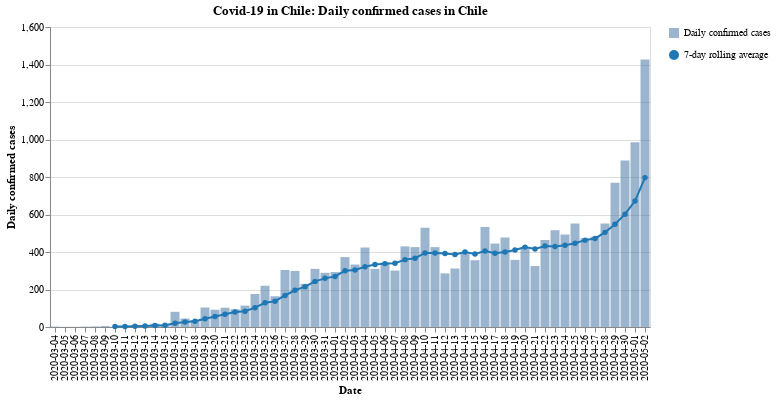

The notebook cell saved with this chart:
### Code cell
#hide_input
bars, line = my_cases_plot(region)
(bars + line).properties(
    title=f'Covid-19 in Chile: Daily confirmed cases in Chile',
    width=600
)

### Figure 1 — Vega-Lite specification as saved in the notebook (floating-point values rounded to 4 significant figures)
{"config": {"view": {"continuousWidth": 400, "continuousHeight": 300}}, "layer": [{"mark": {"type": "bar", "opacity": 0.7}, "encoding": {"opacity": {"type": "nominal", "field": "Daily confirmed cases", "legend": {"title": ""}}, "tooltip": [{"type": "nominal", "field": "Date"}, {"type": "quantitative", "field": "Confirmed cases"}], "x": {"type": "nominal", "axis": {"title": "Date"}, "field": "Date"}, "y": {"type": "quantitative", "axis": {"title": "Daily confirmed cases"}, "field": "Confirmed cases"}}}, {"mark": {"type": "line", "color": "#1f77b4", "point": {"filled": true, "fill": "#1f77b4"}}, "encoding": {"shape": {"type": "nominal", "field": "7-day rolling average", "legend": {"title": ""}}, "x": {"type": "nominal", "axis": {"title": "Date"}, "field": "Date"}, "y": {"type": "quantitative", "field": "Rolling"}}}], "data": {"name": "data-b4b67e5d814eb86e461d34b3f12bd24f"}, "title": "Covid-19 in Chile: Daily confirmed cases in Chile", "width": 600, "$schema": "https://vega.github.io/schema/vega-lite/v4.8.1.json", "datasets": {"data-b4b67e5d814eb86e461d34b3f12bd24f": [{"Date": "2020-03-04", "Confirmed cases": 2, "Rolling": null, "Daily confirmed cases": "Daily confirmed cases", "7-day rolling average": "7-day rolling average"}, {"Date": "2020-03-05", "Confirmed cases": 1, "Rolling": null, "Daily confirmed cases": "Daily confirmed cases", "7-day rolling average": "7-day rolling average"}, {"Date": "2020-03-06", "Confirmed cases": 1, "Rolling": null, "Daily confirmed cases": "Daily confirmed cases", "7-day rolling average": "7-day rolling average"}, {"Date": "2020-03-07", "Confirmed cases": 2, "Rolling": null, "Daily confirmed cases": "Daily confirmed cases", "7-day rolling average": "7-day rolling average"}, {"Date": "2020-03-08", "Confirmed cases": 3, "Rolling": null, "Daily confirmed cases": "Daily confirmed cases", "7-day rolling average": "7-day rolling average"}, {"Date": "2020-03-09", "Confirmed cases": 5, "Rolling": null, "Daily confirmed cases": "Daily confirmed cases", "7-day rolling average": "7-day rolling average"}, {"Date": "2020-03-10", "Confirmed cases": 2, "Rolling": 2.286, "Daily confirmed cases": "Daily confirmed cases", "7-day rolling average": "7-day rolling average"}, {"Date": "2020-03-11", "Confirmed cases": 6, "Rolling": 2.857, "Daily confirmed cases": "Daily confirmed cases", "7-day rolling average": "7-day rolling average"}, {"Date": "2020-03-12", "Confirmed cases": 10, "Rolling": 4.143, "Daily confirmed cases": "Daily confirmed cases", "7-day rolling average": "7-day rolling average"}, {"Date": "2020-03-13", "Confirmed cases": 10, "Rolling": 5.429, "Daily confirmed cases": "Daily confirmed cases", "7-day rolling average": "7-day rolling average"}, {"Date": "2020-03-14", "Confirmed cases": 18, "Rolling": 7.714, "Daily confirmed cases": "Daily confirmed cases", "7-day rolling average": "7-day rolling average"}, {"Date": "2020-03-15", "Confirmed cases": 14, "Rolling": 9.286, "Daily confirmed cases": "Daily confirmed cases", "7-day rolling average": "7-day rolling average"}, {"Date": "2020-03-16", "Confirmed cases": 81, "Rolling": 20.14, "Daily confirmed cases": "Daily confirmed cases", "7-day rolling average": "7-day rolling average"}, {"Date": "2020-03-17", "Confirmed cases": 45, "Rolling": 26.29, "Daily confirmed cases": "Daily confirmed cases", "7-day rolling average": "7-day rolling average"}, {"Date": "2020-03-18", "Confirmed cases": 37, "Rolling": 30.71, "Daily confirmed cases": "Daily confirmed cases", "7-day rolling average": "7-day rolling average"}, {"Date": "2020-03-19", "Confirmed cases": 104, "Rolling": 44.14, "Daily confirmed cases": "Daily confirmed cases", "7-day rolling average": "7-day rolling average"}, {"Date": "2020-03-20", "Confirmed cases": 92, "Rolling": 55.86, "Daily confirmed cases": "Daily confirmed cases", "7-day rolling average": "7-day rolling average"}, {"Date": "2020-03-21", "Confirmed cases": 103, "Rolling": 68.0, "Daily confirmed cases": "Daily confirmed cases", "7-day rolling average": "7-day rolling average"}, {"Date": "2020-03-22", "Confirmed cases": 95, "Rolling": 79.57, "Daily confirmed cases": "Daily confirmed cases", "7-day rolling average": "7-day rolling average"}, {"Date": "2020-03-23", "Confirmed cases": 114, "Rolling": 84.29, "Daily confirmed cases": "Daily confirmed cases", "7-day rolling average": "7-day rolling average"}, {"Date": "2020-03-24", "Confirmed cases": 176, "Rolling": 103.0, "Daily confirmed cases": "Daily confirmed cases", "7-day rolling average": "7-day rolling average"}, {"Date": "2020-03-25", "Confirmed cases": 220, "Rolling": 129.1, "Daily confirmed cases": "Daily confirmed cases", "7-day rolling average": "7-day rolling average"}, {"Date": "2020-03-26", "Confirmed cases": 164, "Rolling": 137.7, "Daily confirmed cases": "Daily confirmed cases", "7-day rolling average": "7-day rolling average"}, {"Date": "2020-03-27", "Confirmed cases": 304, "Rolling": 168.0, "Daily confirmed cases": "Daily confirmed cases", "7-day rolling average": "7-day rolling average"}, {"Date": "2020-03-28", "Confirmed cases": 299, "Rolling": 196.0, "Daily confirmed cases": "Daily confirmed cases", "7-day rolling average": "7-day rolling average"}, {"Date": "2020-03-29", "Confirmed cases": 230, "Rolling": 215.3, "Daily confirmed cases": "Daily confirmed cases", "7-day rolling average": "7-day rolling average"}, {"Date": "2020-03-30", "Confirmed cases": 310, "Rolling": 243.3, "Daily confirmed cases": "Daily confirmed cases", "7-day rolling average": "7-day rolling average"}, {"Date": "2020-03-31", "Confirmed cases": 289, "Rolling": 259.4, "Daily confirmed cases": "Daily confirmed cases", "7-day rolling average": "7-day rolling average"}, {"Date": "2020-04-01", "Confirmed cases": 293, "Rolling": 269.9, "Daily confirmed cases": "Daily confirmed cases", "7-day rolling average": "7-day rolling average"}, {"Date": "2020-04-02", "Confirmed cases": 373, "Rolling": 299.7, "Daily confirmed cases": "Daily confirmed cases", "7-day rolling average": "7-day rolling average"}, {"Date": "2020-04-03", "Confirmed cases": 333, "Rolling": 303.9, "Daily confirmed cases": "Daily confirmed cases", "7-day rolling average": "7-day rolling average"}, {"Date": "2020-04-04", "Confirmed cases": 424, "Rolling": 321.7, "Daily confirmed cases": "Daily confirmed cases", "7-day rolling average": "7-day rolling average"}, {"Date": "2020-04-05", "Confirmed cases": 310, "Rolling": 333.1, "Daily confirmed cases": "Daily confirmed cases", "7-day rolling average": "7-day rolling average"}, {"Date": "2020-04-06", "Confirmed cases": 344, "Rolling": 338.0, "Daily confirmed cases": "Daily confirmed cases", "7-day rolling average": "7-day rolling average"}, {"Date": "2020-04-07", "Confirmed cases": 301, "Rolling": 339.7, "Daily confirmed cases": "Daily confirmed cases", "7-day rolling average": "7-day rolling average"}, {"Date": "2020-04-08", "Confirmed cases": 430, "Rolling": 359.3, "Daily confirmed cases": "Daily confirmed cases", "7-day rolling average": "7-day rolling average"}, {"Date": "2020-04-09", "Confirmed cases": 426, "Rolling": 366.9, "Daily confirmed cases": "Daily confirmed cases", "7-day rolling average": "7-day rolling average"}, {"Date": "2020-04-10", "Confirmed cases": 529, "Rolling": 394.9, "Daily confirmed cases": "Daily confirmed cases", "7-day rolling average": "7-day rolling average"}, {"Date": "2020-04-11", "Confirmed cases": 426, "Rolling": 395.1, "Daily confirmed cases": "Daily confirmed cases", "7-day rolling average": "7-day rolling average"}, {"Date": "2020-04-12", "Confirmed cases": 286, "Rolling": 391.7, "Daily confirmed cases": "Daily confirmed cases", "7-day rolling average": "7-day rolling average"}, {"Date": "2020-04-13", "Confirmed cases": 312, "Rolling": 387.1, "Daily confirmed cases": "Daily confirmed cases", "7-day rolling average": "7-day rolling average"}, {"Date": "2020-04-14", "Confirmed cases": 392, "Rolling": 400.1, "Daily confirmed cases": "Daily confirmed cases", "7-day rolling average": "7-day rolling average"}, {"Date": "2020-04-15", "Confirmed cases": 356, "Rolling": 389.6, "Daily confirmed cases": "Daily confirmed cases", "7-day rolling average": "7-day rolling average"}, {"Date": "2020-04-16", "Confirmed cases": 534, "Rolling": 405.0, "Daily confirmed cases": "Daily confirmed cases", "7-day rolling average": "7-day rolling average"}, {"Date": "2020-04-17", "Confirmed cases": 445, "Rolling": 393.0, "Daily confirmed cases": "Daily confirmed cases", "7-day rolling average": "7-day rolling average"}, {"Date": "2020-04-18", "Confirmed cases": 478, "Rolling": 400.4, "Daily confirmed cases": "Daily confirmed cases", "7-day rolling average": "7-day rolling average"}, {"Date": "2020-04-19", "Confirmed cases": 358, "Rolling": 410.7, "Daily confirmed cases": "Daily confirmed cases", "7-day rolling average": "7-day rolling average"}, {"Date": "2020-04-20", "Confirmed cases": 419, "Rolling": 426.0, "Daily confirmed cases": "Daily confirmed cases", "7-day rolling average": "7-day rolling average"}, {"Date": "2020-04-21", "Confirmed cases": 325, "Rolling": 416.4, "Daily confirmed cases": "Daily confirmed cases", "7-day rolling average": "7-day rolling average"}, {"Date": "2020-04-22", "Confirmed cases": 464, "Rolling": 431.9, "Daily confirmed cases": "Daily confirmed cases", "7-day rolling average": "7-day rolling average"}, {"Date": "2020-04-23", "Confirmed cases": 516, "Rolling": 429.3, "Daily confirmed cases": "Daily confirmed cases", "7-day rolling average": "7-day rolling average"}, {"Date": "2020-04-24", "Confirmed cases": 494, "Rolling": 436.3, "Daily confirmed cases": "Daily confirmed cases", "7-day rolling average": "7-day rolling average"}, {"Date": "2020-04-25", "Confirmed cases": 552, "Rolling": 446.9, "Daily confirmed cases": "Daily confirmed cases", "7-day rolling average": "7-day rolling average"}, {"Date": "2020-04-26", "Confirmed cases": 473, "Rolling": 463.3, "Daily confirmed cases": "Daily confirmed cases", "7-day rolling average": "7-day rolling average"}, {"Date": "2020-04-27", "Confirmed cases": 482, "Rolling": 472.3, "Daily confirmed cases": "Daily confirmed cases", "7-day rolling average": "7-day rolling average"}, {"Date": "2020-04-28", "Confirmed cases": 552, "Rolling": 504.7, "Daily confirmed cases": "Daily confirmed cases", "7-day rolling average": "7-day rolling average"}, {"Date": "2020-04-29", "Confirmed cases": 770, "Rolling": 548.4, "Daily confirmed cases": "Daily confirmed cases", "7-day rolling average": "7-day rolling average"}, {"Date": "2020-04-30", "Confirmed cases": 888, "Rolling": 601.6, "Daily confirmed cases": "Daily confirmed cases", "7-day rolling average": "7-day rolling average"}, {"Date": "2020-05-01", "Confirmed cases": 985, "Rolling": 671.7, "Daily confirmed cases": "Daily confirmed cases", "7-day rolling average": "7-day rolling average"}, {"Date": "2020-05-02", "Confirmed cases": 1427, "Rolling": 796.7, "Daily confirmed cases": "Daily confirmed cases", "7-day rolling average": "7-day rolling average"}]}}
